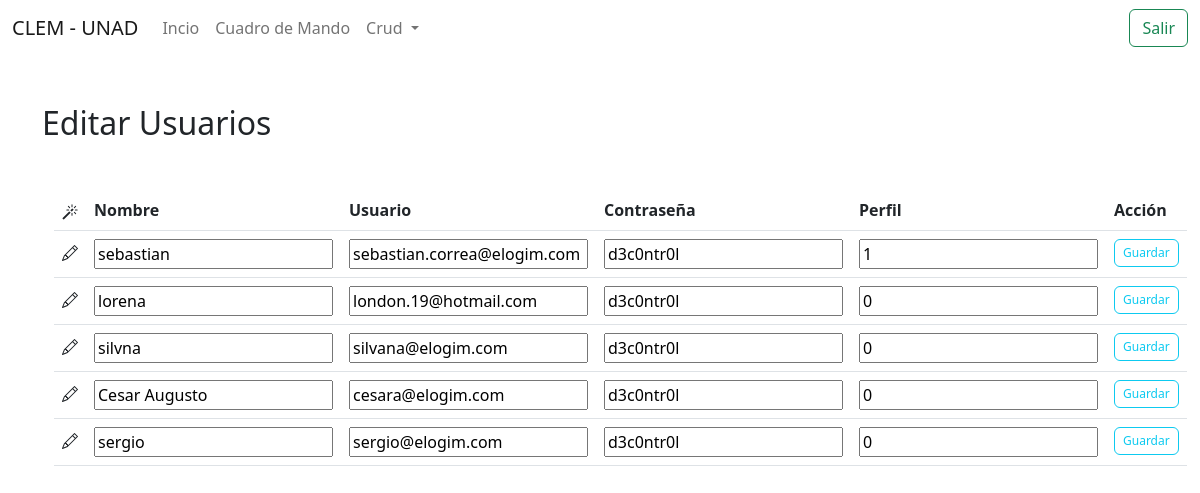
Screenshot of /editarUsu.php with the database file from the repository.
### tables this page shows
CREATE TABLE IF NOT EXISTS `usuario` (
  `id` int(11) NOT NULL AUTO_INCREMENT,
  `Nombre` varchar(50) NOT NULL DEFAULT '',
  `Apellido` varchar(50) NOT NULL DEFAULT '',
  `email` varchar(50) NOT NULL DEFAULT '',
  `Usuario` varchar(50) NOT NULL DEFAULT '',
  `Clave` varchar(50) NOT NULL DEFAULT '',
  `Rep_contrasena` varchar(50) NOT NULL,
  `Sexo` varchar(50) NOT NULL,
  `Fecha` date DEFAULT NULL,
  `random` int(11) NOT NULL,
  `validacion` varchar(10) NOT NULL DEFAULT '',
  PRIMARY KEY (`id`)
);

### editarUsu.php (the view, shortened to what this page needs)
<?php
include_once 'conexion.php';
    $sql = "SELECT Nombre,Usuario,Clave,validacion FROM usuario";
    $result = $conn->query($sql);
?>
<!DOCTYPE html>
<html lang="en">
<head>
    <link href="https://cdn.jsdelivr.net/npm/bootstrap@5.2.0-beta1/dist/css/bootstrap.min.css" rel="stylesheet">
</head>
<body>
<?php include_once('header.php') ?>
    <div class="container mt-5">
        <div class="row">
            <div class="col-6">
                <h2>Editar Usuarios</h2>
<div class="container mt-5">
    <div class="row">
        <div class="col-sm">
            <div class="tableFixHead">
                <form action="" method='GET'>
                    <table class="table">
                        <thead>
                            <tr>
                                <th scope="col-sm">
                                </th>
                                <th scope="col">Nombre</th>
                                <th scope="col">Usuario</th>
                                <th scope="col">Contraseña</th>
                                <th scope="col">Perfil</th>
                                <th scope="col">Acción</th>
                            </tr>
                        </thead>
                        <tbody>
                        <?php foreach($result as $dato):?>
                            <tr>
                                <th scope="row">
                                </th>
                                <td>
                                    <input type="text" name="txtusuario" value="<?php echo($dato['Nombre'])?>">
                                </td>
                                <td>
                                    <input type="text" name="txtpass" value="<?php echo($dato['Usuario'])?>">
                                </td>
                                <td>
                                    <input type="text" name="txtperfil" value="<?php echo($dato['Clave'])?>">
                                </td>
                                <td>
                                    <input type="text" name="txtperfil" value="<?php echo($dato['validacion'])?>">
                                </td>
                                <td>
                                <button type="submit" name="editar" class="btn btn-outline-info" value="<?php echo($dato[0]) ?>"
                                        style="--bs-btn-padding-y: .25rem; --bs-btn-padding-x: .5rem; --bs-btn-font-size: .75rem;">
                                    Guardar
                                </button>
                                </td>
                            </tr>
                        <?php endforeach ?>
                        </tbody>
                    </table>
                </form>
            </div>
        </div>
    </div>
            </div>
        </div>
    </div>
</body>
</html>

### header.php (shortened to what this page needs)
<nav class="navbar navbar-expand-lg bg-body-tertiary">
  <div class="container-fluid">
    <a class="navbar-brand" href="#">CLEM - UNAD</a>
    <div class="collapse navbar-collapse" id="navbarScroll">
      <ul class="navbar-nav me-auto my-2 my-lg-0 navbar-nav-scroll" style="--bs-scroll-height: 100px;">
        <li class="nav-item">
          <a class="nav-link " aria-current="page" href="home.php">Incio</a>
        </li>
        <li class="nav-item">
          <a class="nav-link" href="https://docs.google.com/spreadsheets/d/e/2PACX-1vR5g-UvVQASgdqfqfExjLf5tUPT6oBv2DuI3my6Q4OCtOEaFqdF8rgaR0IqC2eq2zcPy84CfX8w7Nqp/pubhtml?gid=347031211&amp;single=true&amp;widget=true&amp;headers=false" target="_blank">Cuadro de Mando</a>
        </li>
        <li class="nav-item dropdown">
          <a class="nav-link dropdown-toggle" href="#" role="button" data-bs-toggle="dropdown" aria-expanded="false">
              Crud
          </a>
        </li>
      </ul>
      <form class="d-flex" role="search">
      <a href="cerrar.php"class="btn btn-outline-success btn">Salir</a>
      </form>
    </div>
  </div>
</nav>

### rows the page displays
usuario: txtusuario "sebastian", txtpass "sebastian.correa@elogim.com", txtperfil "d3c0ntr0l", txtperfil "1"
usuario: txtusuario "lorena", txtpass "london.19@hotmail.com", txtperfil "d3c0ntr0l", txtperfil "0"
usuario: txtusuario "silvna", txtpass "silvana@elogim.com", txtperfil "d3c0ntr0l", txtperfil "0"
usuario: txtusuario "Cesar Augusto", txtpass "cesara@elogim.com", txtperfil "d3c0ntr0l", txtperfil "0"
usuario: txtusuario "sergio", txtpass "sergio@elogim.com", txtperfil "d3c0ntr0l", txtperfil "0"
